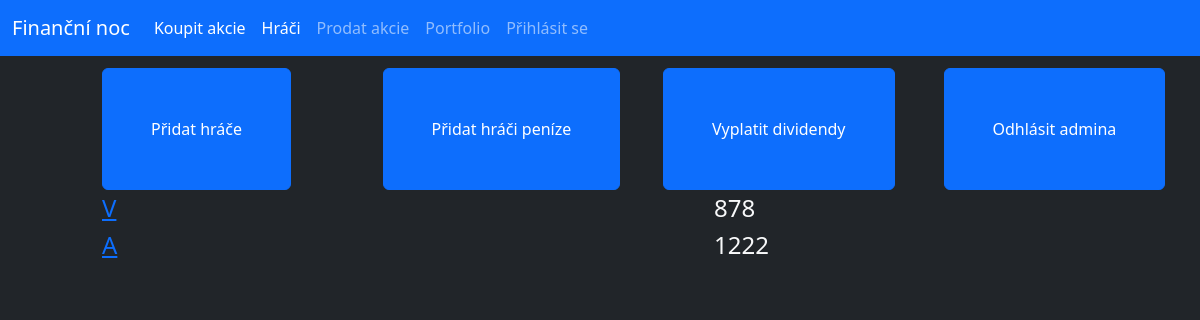
The app's page /admin (signed in), older data.
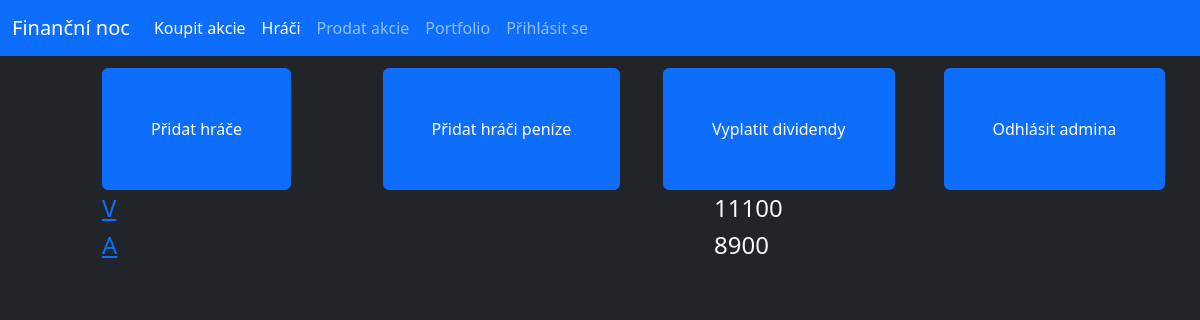
The same page, newer data.
### database.py (models this page shows, shortened)
class User(db.Model):
    _id = db.Column("id", db.Integer, primary_key=True)
    name = db.Column(db.String(40))
    money = db.Column(db.Integer)
    password = db.Column(db.String(70))

### router.py (the view)
@app.route("/admin")
def admin():
    if "adminLogin" in session:
        users = User.query.all()
        return render_template("admin.html", users=users)
    else:
        return redirect(url_for("adminLogin"))

### templates/admin.html (shortened to what this page needs)
{% extends "main.html" %}
{% block content %}
    <div class="row px-3 py-1"></div>
    <div class="row py-1">
        <div class="col offset-1">
            <form action="/admin/addUser" method="GET">
                <button class="btn btn-primary py-5 px-5">Přidat hráče</button>
            </form>
        </div>
        <div class="col">
            <form action="/admin/addMoney" method="GET">
                <button class="btn btn-primary py-5 px-5">Přidat hráči peníze</button>
            </form>
        </div>
        <div class="col">
            <form action="/paydividend" method="POST">
                <button class="btn btn-primary py-5 px-5">Vyplatit dividendy</button>
            </form>
        </div>
        <div class="col">
            <form action="/admin/logout" method="GET">
                <button class="btn btn-primary py-5 px-5">Odhlásit admina</button>
            </form>
        </div>
    </div>
    {% for usr in users %}
        <form method="POST" action="/del/{{usr._id}}">
            <div class="row">
                <div class="col offset-1 --bs-border-color-translucent"><h4 class="text-light"><a href="stocks/{{usr.name}}">{{usr.name}}</a></h4></div>
                <div class="col offset-1 --bs-border-color-translucent"><h4 class="text-light">{{usr.money}}</h4></div>
            </div>
        </form>
    {% endfor %}
{% endblock%}

Row changes from the older to the newer data that the page shows:
changed User (number 1 of 2 on the later page): money "878" → "11100"
changed User (number 2 of 2 on the later page): money "1222" → "8900"
